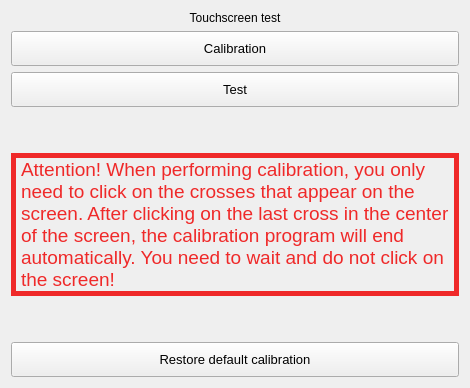
       <widget class="QWidget" name="touchscreenPage">
        <layout class="QVBoxLayout" name="verticalLayout_4">
         <item>
          <widget class="QLabel" name="label_3">
           <property name="text">
            <string>Touchscreen test</string>
           </property>
           <property name="alignment">
            <set>Qt::AlignCenter</set>
           </property>
          </widget>
         </item>
         <item>
          <widget class="QPushButton" name="touchScreenCalibrationButton">
           <property name="minimumSize">
            <size>
             <width>0</width>
             <height>35</height>
            </size>
           </property>
           <property name="font">
            <font>
             <pointsize>10</pointsize>
             <weight>50</weight>
             <bold>false</bold>
            </font>
           </property>
           <property name="focusPolicy">
            <enum>Qt::NoFocus</enum>
           </property>
           <property name="text">
            <string>Calibration</string>
           </property>
          </widget>
         </item>
         <item>
          <widget class="QPushButton" name="touchScreenTestButton">
           <property name="minimumSize">
            <size>
             <width>0</width>
             <height>35</height>
            </size>
           </property>
           <property name="font">
            <font>
             <pointsize>10</pointsize>
             <weight>50</weight>
             <bold>false</bold>
            </font>
           </property>
           <property name="focusPolicy">
            <enum>Qt::NoFocus</enum>
           </property>
           <property name="text">
            <string>Test</string>
           </property>
          </widget>
         </item>
         <item>
          <spacer name="verticalSpacer_19">
           <property name="orientation">
            <enum>Qt::Vertical</enum>
           </property>
           <property name="sizeHint" stdset="0">
            <size>
             <width>20</width>
             <height>40</height>
            </size>
           </property>
          </spacer>
         </item>
         <item>
          <widget class="QLabel" name="label_44">
           <property name="palette">
            <palette>
             <active>
              <colorrole role="WindowText">
               <brush brushstyle="SolidPattern">
                <color alpha="255">
                 <red>239</red>
                 <green>41</green>
                 <blue>41</blue>
                </color>
               </brush>
              </colorrole>
             </active>
             <inactive>
              <colorrole role="WindowText">
               <brush brushstyle="SolidPattern">
                <color alpha="255">
                 <red>239</red>
                 <green>41</green>
                 <blue>41</blue>
                </color>
               </brush>
              </colorrole>
             </inactive>
             <disabled>
              <colorrole role="WindowText">
               <brush brushstyle="SolidPattern">
                <color alpha="255">
                 <red>190</red>
                 <green>190</green>
                 <blue>190</blue>
                </color>
               </brush>
              </colorrole>
             </disabled>
            </palette>
           </property>
           <property name="font">
            <font>
             <pointsize>14</pointsize>
            </font>
           </property>
           <property name="frameShape">
            <enum>QFrame::Box</enum>
           </property>
           <property name="lineWidth">
            <number>5</number>
           </property>
           <property name="midLineWidth">
            <number>0</number>
           </property>
           <property name="text">
            <string>Attention! When performing calibration, you only need to click on the crosses that appear on the screen. After clicking on the last cross in the center of the screen, the calibration program will end automatically. You need to wait and do not click on the screen!</string>
           </property>
           <property name="wordWrap">
            <bool>true</bool>
           </property>
           <property name="margin">
            <number>10</number>
           </property>
          </widget>
         </item>
         <item>
          <spacer name="verticalSpacer_18">
           <property name="orientation">
            <enum>Qt::Vertical</enum>
           </property>
           <property name="sizeHint" stdset="0">
            <size>
             <width>20</width>
             <height>40</height>
            </size>
           </property>
          </spacer>
         </item>
         <item>
          <widget class="QPushButton" name="defaultCalibrationButton">
           <property name="minimumSize">
            <size>
             <width>0</width>
             <height>35</height>
            </size>
           </property>
           <property name="font">
            <font>
             <pointsize>10</pointsize>
             <weight>50</weight>
             <bold>false</bold>
            </font>
           </property>
           <property name="focusPolicy">
            <enum>Qt::NoFocus</enum>
           </property>
           <property name="text">
            <string>Restore default calibration</string>
           </property>
          </widget>
         </item>
        </layout>
       </widget>
